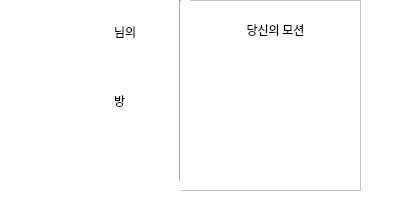
<?xml version="1.0" encoding="UTF-8"?>
<ui version="4.0">
 <class>Dialog</class>
 <widget class="QDialog" name="Dialog">
  <property name="geometry">
   <rect>
    <x>0</x>
    <y>0</y>
    <width>400</width>
    <height>200</height>
   </rect>
  </property>
  <property name="minimumSize">
   <size>
    <width>400</width>
    <height>200</height>
   </size>
  </property>
  <property name="windowTitle">
   <string>modi</string>
  </property>
  <property name="styleSheet">
   <string notr="true">background-color: rgb(255, 255, 255);</string>
  </property>
  <widget class="QFrame" name="frame">
   <property name="geometry">
    <rect>
     <x>40</x>
     <y>0</y>
     <width>321</width>
     <height>191</height>
    </rect>
   </property>
   <property name="frameShape">
    <enum>QFrame::StyledPanel</enum>
   </property>
   <property name="frameShadow">
    <enum>QFrame::Raised</enum>
   </property>
   <widget class="QWidget" name="layoutWidget">
    <property name="geometry">
     <rect>
      <x>0</x>
      <y>0</y>
      <width>141</width>
      <height>201</height>
     </rect>
    </property>
    <layout class="QGridLayout" name="gridLayout">
     <item row="1" column="0">
      <widget class="QLabel" name="room_number_lbl">
       <property name="font">
        <font>
         <family>KoPubWorld돋움체 Light</family>
         <underline>true</underline>
        </font>
       </property>
       <property name="text">
        <string/>
       </property>
       <property name="alignment">
        <set>Qt::AlignRight|Qt::AlignTrailing|Qt::AlignVCenter</set>
       </property>
      </widget>
     </item>
     <item row="0" column="0">
      <widget class="QLabel" name="username_lbl">
       <property name="font">
        <font>
         <family>맑은 고딕</family>
         <underline>true</underline>
        </font>
       </property>
       <property name="text">
        <string/>
       </property>
       <property name="alignment">
        <set>Qt::AlignRight|Qt::AlignTrailing|Qt::AlignVCenter</set>
       </property>
      </widget>
     </item>
     <item row="0" column="1">
      <widget class="QLabel" name="label_2">
       <property name="font">
        <font>
         <family>맑은 고딕</family>
         <pointsize>9</pointsize>
         <weight>50</weight>
         <italic>false</italic>
         <bold>false</bold>
        </font>
       </property>
       <property name="styleSheet">
        <string notr="true">font: 9pt &quot;맑은 고딕&quot;;</string>
       </property>
       <property name="text">
        <string>님의</string>
       </property>
      </widget>
     </item>
     <item row="1" column="1">
      <widget class="QLabel" name="label_5">
       <property name="font">
        <font>
         <family>맑은 고딕</family>
         <pointsize>9</pointsize>
         <weight>50</weight>
         <italic>false</italic>
         <bold>false</bold>
        </font>
       </property>
       <property name="styleSheet">
        <string notr="true">font: 9pt &quot;맑은 고딕&quot;;</string>
       </property>
       <property name="text">
        <string>방</string>
       </property>
      </widget>
     </item>
     <item row="2" column="1">
      <widget class="QLabel" name="get_count_attendants">
       <property name="font">
        <font>
         <family>KoPubWorld바탕체 Light</family>
        </font>
       </property>
       <property name="text">
        <string/>
       </property>
      </widget>
     </item>
    </layout>
   </widget>
   <widget class="Line" name="line_2">
    <property name="geometry">
     <rect>
      <x>130</x>
      <y>0</y>
      <width>20</width>
      <height>181</height>
     </rect>
    </property>
    <property name="orientation">
     <enum>Qt::Vertical</enum>
    </property>
   </widget>
   <widget class="QLabel" name="motion_client">
    <property name="geometry">
     <rect>
      <x>160</x>
      <y>60</y>
      <width>151</width>
      <height>121</height>
     </rect>
    </property>
    <property name="text">
     <string/>
    </property>
    <property name="alignment">
     <set>Qt::AlignCenter</set>
    </property>
   </widget>
   <widget class="QLabel" name="label_3">
    <property name="geometry">
     <rect>
      <x>190</x>
      <y>20</y>
      <width>91</width>
      <height>20</height>
     </rect>
    </property>
    <property name="font">
     <font>
      <family>맑은 고딕</family>
      <pointsize>9</pointsize>
      <weight>50</weight>
      <italic>false</italic>
      <bold>false</bold>
     </font>
    </property>
    <property name="styleSheet">
     <string notr="true">font: 9pt &quot;맑은 고딕&quot;;</string>
    </property>
    <property name="text">
     <string>당신의 모션</string>
    </property>
    <property name="alignment">
     <set>Qt::AlignCenter</set>
    </property>
   </widget>
  </widget>
 </widget>
 <resources/>
 <connections/>
</ui>
